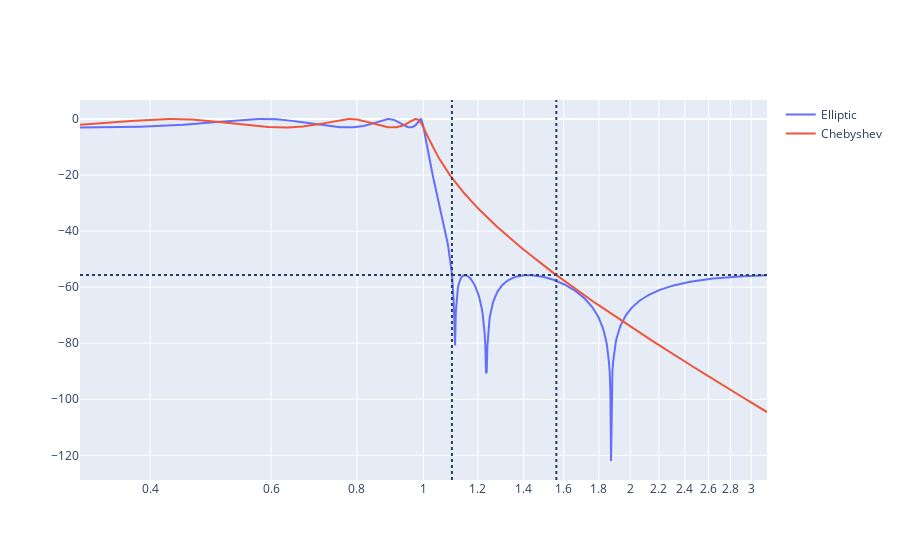

Here is the notebook cell this chart was saved with:
### Markdown cell above
По сравнению с Чебышевым того же порядка:

### Code cell
rp = 10*np.log10(2)
worN = 1.1
w, h = sp.signal.freqs_zpk(*sp.signal.ellipap(N = 7, rp = rp, rs = rs), worN = worN)
# Eta = 10**(1/(2*7) * np.log10(1/np.abs(h[0])**2 - 1))
# w, h = sp.signal.freqs_zpk(*sp.signal.buttap(N = 7), worN = Eta)
print(f"Fading for elliptical at Wn = {worN}: {20*np.log10(np.abs(h[0])):4.1f} dB")

freqs = np.logspace(-0.5, 0.5, 1001)
w1, h1 = sp.signal.freqs_zpk(*sp.signal.ellipap(N = 7, rp = rp, rs = rs), worN = freqs)
w2, h2 = sp.signal.freqs_zpk(*sp.signal.cheb1ap(N = 7, rp = rp), worN = freqs)
cheb_filter = sp.interpolate.interp1d(w2, rs + 20*np.log10(np.abs(h2)))
chebWorN = sp.optimize.fsolve(cheb_filter, worN)[0]
print(f"Frequency for Chebyshev: {chebWorN:4.2f}")
fig = go.Figure(
    [
        go.Scatter(x = w1, y = 20*np.log10(np.abs(h1)), name = "Elliptic"),
        go.Scatter(x = w2, y = 20*np.log10(np.abs(h2)), name = "Chebyshev"),    
    ]
)
fig.add_vline(x = worN, line_dash = "dot")
fig.add_hline(y = -rs, line_dash = "dot")
fig.add_vline(x = chebWorN, line_dash = "dot", name = "Eta")
fig.update_xaxes(type = "log")
fig.show()

### Figure 1 — Plotly figure (JSON) as saved in the notebook; plotly's stock layout.template omitted (floating-point values rounded to 4 significant figures; data arrays with more than 128 entries replaced by an {"elided": "..."} marker saying what was removed)
{"data": [{"name": "Elliptic", "type": "scatter", "x": {"elided": "1001 float values"}, "y": {"elided": "1001 float values"}}, {"name": "Chebyshev", "type": "scatter", "x": {"elided": "1001 float values"}, "y": {"elided": "1001 float values"}}], "layout": {"shapes": [{"line": {"dash": "dot"}, "type": "line", "x0": 1.1, "x1": 1.1, "xref": "x", "y0": 0, "y1": 1, "yref": "y domain"}, {"line": {"dash": "dot"}, "type": "line", "x0": 0, "x1": 1, "xref": "x domain", "y0": -55.68, "y1": -55.68, "yref": "y"}, {"line": {"dash": "dot"}, "name": "Eta", "type": "line", "x0": 1.561, "x1": 1.561, "xref": "x", "y0": 0, "y1": 1, "yref": "y domain"}], "xaxis": {"type": "log"}}}
